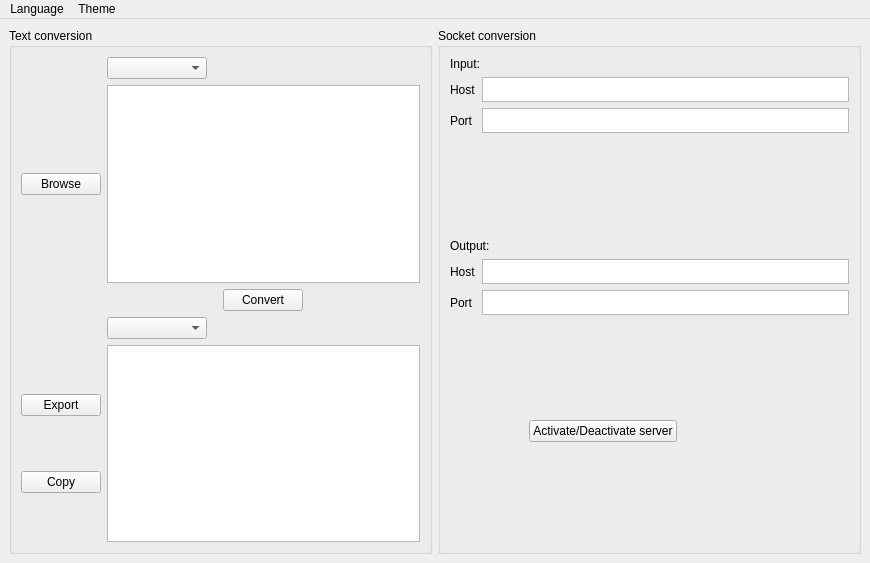
<?xml version="1.0" encoding="UTF-8"?>
<ui version="4.0">
 <class>MainWindow</class>
 <widget class="QMainWindow" name="MainWindow">
  <property name="geometry">
   <rect>
    <x>0</x>
    <y>0</y>
    <width>870</width>
    <height>563</height>
   </rect>
  </property>
  <property name="windowTitle">
   <string>OPI to ZVT700</string>
  </property>
  <property name="styleSheet">
   <string notr="true">file:///C:/Users/Ahmed/Desktop/OPI_ZVT/Code/Scalcula.qss</string>
  </property>
  <widget class="QWidget" name="centralwidget">
   <layout class="QGridLayout" name="gridLayout_6">
    <item row="0" column="1">
     <widget class="QGroupBox" name="SocketConversion">
      <property name="title">
       <string>Socket conversion</string>
      </property>
      <layout class="QGridLayout" name="gridLayout_5">
       <item row="6" column="0">
        <layout class="QGridLayout" name="gridLayout_4">
         <item row="0" column="3">
          <widget class="QLabel" name="Led">
           <property name="text">
            <string/>
           </property>
           <property name="pixmap">
            <pixmap>off.png</pixmap>
           </property>
           <property name="scaledContents">
            <bool>false</bool>
           </property>
           <property name="alignment">
            <set>Qt::AlignCenter</set>
           </property>
          </widget>
         </item>
         <item row="0" column="4">
          <spacer name="horizontalSpacer_2">
           <property name="orientation">
            <enum>Qt::Horizontal</enum>
           </property>
           <property name="sizeHint" stdset="0">
            <size>
             <width>40</width>
             <height>20</height>
            </size>
           </property>
          </spacer>
         </item>
         <item row="0" column="0">
          <spacer name="horizontalSpacer_3">
           <property name="orientation">
            <enum>Qt::Horizontal</enum>
           </property>
           <property name="sizeHint" stdset="0">
            <size>
             <width>40</width>
             <height>20</height>
            </size>
           </property>
          </spacer>
         </item>
         <item row="0" column="1">
          <widget class="QPushButton" name="LaunchButton">
           <property name="text">
            <string>Activate/Deactivate server</string>
           </property>
          </widget>
         </item>
         <item row="0" column="2">
          <spacer name="horizontalSpacer">
           <property name="orientation">
            <enum>Qt::Horizontal</enum>
           </property>
           <property name="sizeHint" stdset="0">
            <size>
             <width>40</width>
             <height>20</height>
            </size>
           </property>
          </spacer>
         </item>
        </layout>
       </item>
       <item row="5" column="0">
        <spacer name="verticalSpacer_2">
         <property name="orientation">
          <enum>Qt::Vertical</enum>
         </property>
         <property name="sizeType">
          <enum>QSizePolicy::Expanding</enum>
         </property>
         <property name="sizeHint" stdset="0">
          <size>
           <width>20</width>
           <height>400</height>
          </size>
         </property>
        </spacer>
       </item>
       <item row="3" column="0">
        <widget class="QLabel" name="OutputLabel">
         <property name="text">
          <string>Output:</string>
         </property>
         <property name="margin">
          <number>10</number>
         </property>
        </widget>
       </item>
       <item row="1" column="0">
        <layout class="QGridLayout" name="gridLayout_3">
         <item row="0" column="1">
          <widget class="QPlainTextEdit" name="Host_IN">
           <property name="maximumSize">
            <size>
             <width>16777215</width>
             <height>25</height>
            </size>
           </property>
           <property name="plainText">
            <string/>
           </property>
          </widget>
         </item>
         <item row="0" column="0">
          <widget class="QLabel" name="HostLabel_IN">
           <property name="text">
            <string>Host</string>
           </property>
           <property name="margin">
            <number>10</number>
           </property>
          </widget>
         </item>
         <item row="1" column="1">
          <widget class="QPlainTextEdit" name="Port_IN">
           <property name="maximumSize">
            <size>
             <width>16777215</width>
             <height>25</height>
            </size>
           </property>
          </widget>
         </item>
         <item row="1" column="0">
          <widget class="QLabel" name="PortLabel_IN">
           <property name="text">
            <string>Port</string>
           </property>
           <property name="margin">
            <number>10</number>
           </property>
          </widget>
         </item>
        </layout>
       </item>
       <item row="0" column="0">
        <widget class="QLabel" name="InputLabel">
         <property name="text">
          <string>Input:</string>
         </property>
         <property name="margin">
          <number>10</number>
         </property>
        </widget>
       </item>
       <item row="4" column="0">
        <layout class="QGridLayout" name="gridLayout_11">
         <item row="0" column="1">
          <widget class="QPlainTextEdit" name="Host_OUT">
           <property name="maximumSize">
            <size>
             <width>16777215</width>
             <height>25</height>
            </size>
           </property>
           <property name="plainText">
            <string/>
           </property>
          </widget>
         </item>
         <item row="0" column="0">
          <widget class="QLabel" name="HostLabel_OUT">
           <property name="text">
            <string>Host</string>
           </property>
           <property name="margin">
            <number>10</number>
           </property>
          </widget>
         </item>
         <item row="1" column="1">
          <widget class="QPlainTextEdit" name="Port_OUT">
           <property name="maximumSize">
            <size>
             <width>16777215</width>
             <height>25</height>
            </size>
           </property>
          </widget>
         </item>
         <item row="1" column="0">
          <widget class="QLabel" name="PortLabel_OUT">
           <property name="text">
            <string>Port</string>
           </property>
           <property name="margin">
            <number>10</number>
           </property>
          </widget>
         </item>
        </layout>
       </item>
       <item row="7" column="0">
        <spacer name="verticalSpacer">
         <property name="orientation">
          <enum>Qt::Vertical</enum>
         </property>
         <property name="sizeType">
          <enum>QSizePolicy::Expanding</enum>
         </property>
         <property name="sizeHint" stdset="0">
          <size>
           <width>20</width>
           <height>400</height>
          </size>
         </property>
        </spacer>
       </item>
       <item row="2" column="0">
        <spacer name="verticalSpacer_5">
         <property name="orientation">
          <enum>Qt::Vertical</enum>
         </property>
         <property name="sizeType">
          <enum>QSizePolicy::Expanding</enum>
         </property>
         <property name="sizeHint" stdset="0">
          <size>
           <width>20</width>
           <height>400</height>
          </size>
         </property>
        </spacer>
       </item>
      </layout>
     </widget>
    </item>
    <item row="0" column="0">
     <widget class="QGroupBox" name="TextConversion">
      <property name="styleSheet">
       <string notr="true">file:///C:/Users/Ahmed/Desktop/OPI_ZVT/Code/Scalcula.qss</string>
      </property>
      <property name="title">
       <string>Text conversion</string>
      </property>
      <layout class="QGridLayout" name="gridLayout">
       <item row="0" column="0">
        <layout class="QGridLayout" name="gridLayout_2">
         <item row="4" column="1">
          <widget class="QComboBox" name="Protocol_OUT">
           <property name="sizePolicy">
            <sizepolicy hsizetype="Maximum" vsizetype="Fixed">
             <horstretch>0</horstretch>
             <verstretch>0</verstretch>
            </sizepolicy>
           </property>
           <property name="maximumSize">
            <size>
             <width>100</width>
             <height>30</height>
            </size>
           </property>
          </widget>
         </item>
         <item row="1" column="0">
          <widget class="QPushButton" name="BrowseButton">
           <property name="text">
            <string>Browse</string>
           </property>
          </widget>
         </item>
         <item row="1" column="1">
          <widget class="QPlainTextEdit" name="input"/>
         </item>
         <item row="0" column="1">
          <widget class="QComboBox" name="Protocol_IN">
           <property name="sizePolicy">
            <sizepolicy hsizetype="Maximum" vsizetype="Fixed">
             <horstretch>0</horstretch>
             <verstretch>0</verstretch>
            </sizepolicy>
           </property>
           <property name="maximumSize">
            <size>
             <width>100</width>
             <height>30</height>
            </size>
           </property>
          </widget>
         </item>
         <item row="6" column="0">
          <layout class="QGridLayout" name="gridLayout_7">
           <item row="2" column="0">
            <widget class="QPushButton" name="CopyButton">
             <property name="text">
              <string>Copy</string>
             </property>
            </widget>
           </item>
           <item row="1" column="0">
            <widget class="QPushButton" name="ExportButton">
             <property name="text">
              <string>Export</string>
             </property>
            </widget>
           </item>
          </layout>
         </item>
         <item row="6" column="1">
          <widget class="QTextBrowser" name="output"/>
         </item>
         <item row="3" column="1" alignment="Qt::AlignHCenter">
          <widget class="QPushButton" name="ConvertButton">
           <property name="sizePolicy">
            <sizepolicy hsizetype="Fixed" vsizetype="Fixed">
             <horstretch>0</horstretch>
             <verstretch>0</verstretch>
            </sizepolicy>
           </property>
           <property name="mouseTracking">
            <bool>false</bool>
           </property>
           <property name="autoFillBackground">
            <bool>false</bool>
           </property>
           <property name="text">
            <string>Convert</string>
           </property>
           <property name="checkable">
            <bool>false</bool>
           </property>
          </widget>
         </item>
        </layout>
       </item>
      </layout>
     </widget>
    </item>
   </layout>
  </widget>
  <widget class="QMenuBar" name="menubar">
   <property name="geometry">
    <rect>
     <x>0</x>
     <y>0</y>
     <width>870</width>
     <height>21</height>
    </rect>
   </property>
   <property name="defaultUp">
    <bool>false</bool>
   </property>
   <property name="nativeMenuBar">
    <bool>true</bool>
   </property>
   <widget class="QMenu" name="menuLanguage">
    <property name="title">
     <string>Language</string>
    </property>
   </widget>
   <widget class="QMenu" name="menuTheme">
    <property name="title">
     <string>Theme</string>
    </property>
    <addaction name="actionLight"/>
    <addaction name="actionDark"/>
   </widget>
   <addaction name="menuLanguage"/>
   <addaction name="menuTheme"/>
  </widget>
  <action name="actionText_conversion">
   <property name="text">
    <string>Text conversion</string>
   </property>
  </action>
  <action name="actionEnglish">
   <property name="icon">
    <iconset>
     <normaloff>english.png</normaloff>english.png</iconset>
   </property>
   <property name="text">
    <string>English</string>
   </property>
  </action>
  <action name="actionFrancais">
   <property name="icon">
    <iconset>
     <normaloff>french.png</normaloff>french.png</iconset>
   </property>
   <property name="text">
    <string>French</string>
   </property>
  </action>
  <action name="actionSocket_conversion">
   <property name="text">
    <string>Socket conversion</string>
   </property>
  </action>
  <action name="actionLight">
   <property name="text">
    <string>Light</string>
   </property>
  </action>
  <action name="actionDark">
   <property name="text">
    <string>Dark</string>
   </property>
  </action>
 </widget>
 <resources/>
 <connections/>
</ui>
